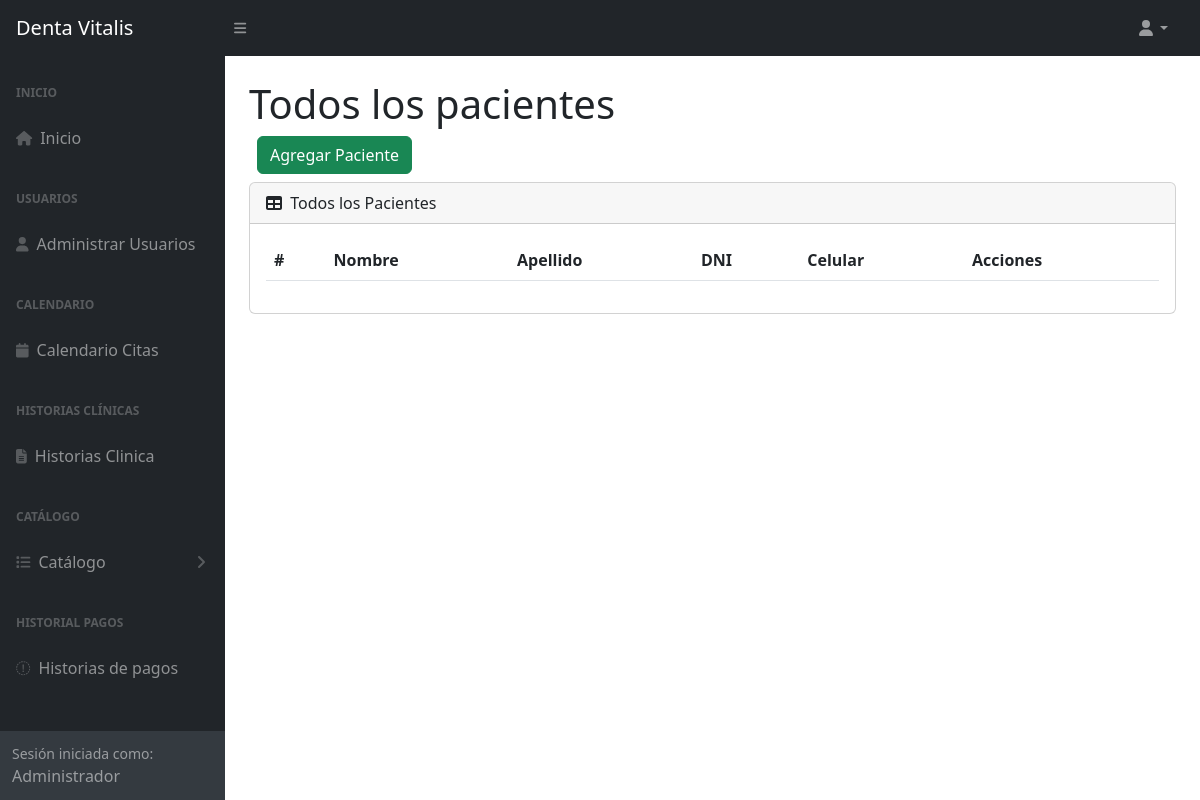
Before: /pacientes (signed in) with the older database file.
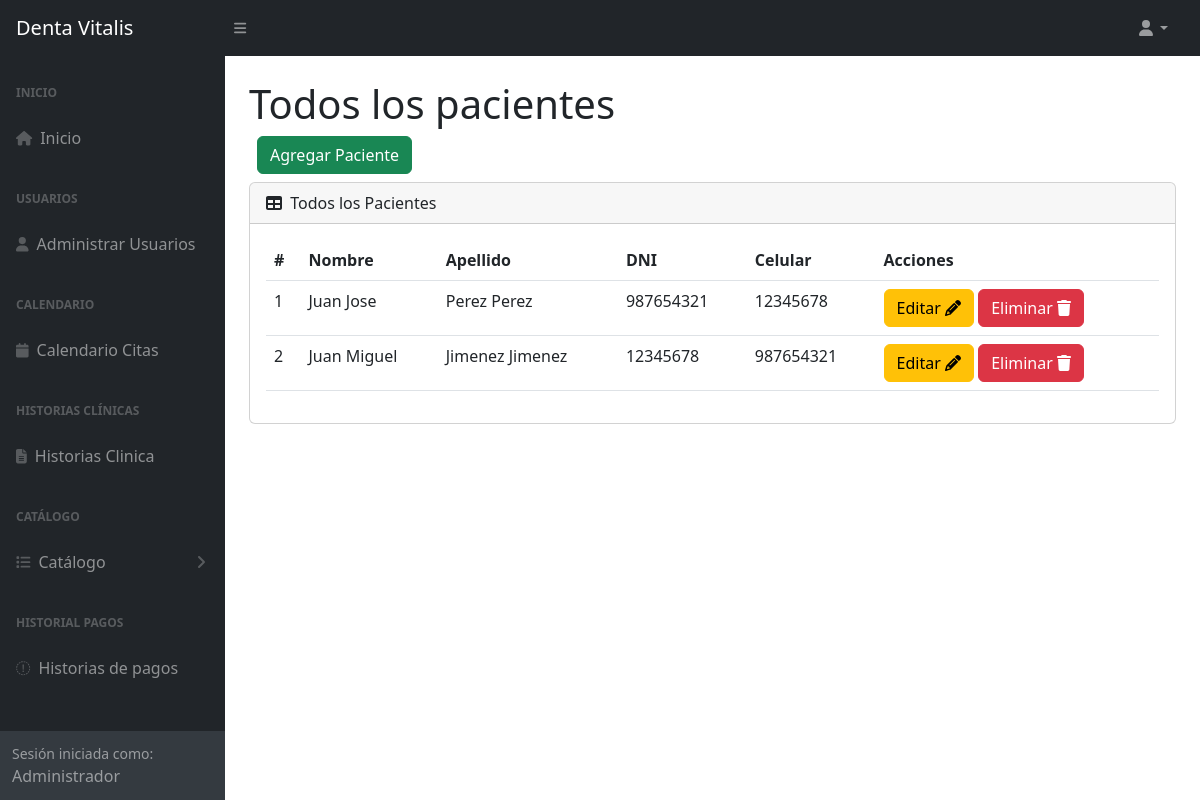
After: the same page with the newer database file.
### tables this page shows
CREATE TABLE `tba_paciente`  (
  `IdPaciente` int NOT NULL AUTO_INCREMENT,
  `NombrePaciente` varchar(100) NOT NULL,
  `ApellidoPaciente` varchar(100) NOT NULL,
  `DNIPaciente` int NOT NULL,
  `SexoPaciente` varchar(12) NULL DEFAULT NULL,
  `FechaNacimiento` date NULL DEFAULT NULL,
  `CelularPaciente` int NOT NULL,
  `DomicilioPaciente` varchar(255) NULL DEFAULT NULL,
  `CorreoPaciente` varchar(100) NULL DEFAULT NULL,
  `LugarNacimiento` varchar(80) NULL DEFAULT NULL,
  `GradoInstrucción` varchar(20) NULL DEFAULT NULL,
  `RazaPaciente` varchar(20) NULL DEFAULT NULL,
  `OcupacionPaciente` varchar(20) NULL DEFAULT NULL,
  `ReligionPaciente` varchar(20) NULL DEFAULT NULL,
  `EstadoCivil` varchar(20) NULL DEFAULT NULL,
  `NumeroContactoPaciente` int NULL DEFAULT NULL,
  `NombreContactoPaciente` varchar(100) NULL DEFAULT NULL,
  `UsuarioCreado` int NOT NULL,
  `UsuarioActualiza` int NOT NULL,
  `FechaCreacion` datetime NOT NULL,
  `FechaActualizacion` datetime NOT NULL,
  PRIMARY KEY (`IdPaciente`) USING BTREE
);

### controller/plantilla.controller.php (called while the page is built)
<?php
class ControllerPlantilla
{
  static public function ctrPlantilla()
  {
    include "view/plantilla.php";
  }
}

### index.php (called while the page is built, shortened)
<?php
require_once "controller/plantilla.controller.php";
require_once "controller/pacientes.controller.php";
require_once "controller/gastos.controller.php";
require_once "model/pacientes.model.php";
$plantilla = new ControllerPlantilla();
$plantilla -> ctrPlantilla();

### controller/pacientes.controller.php (called while the page is built, shortened)
<?php
class ControllerPacientes
{
  public static function ctrMostrarPacientes()
  {
    $tabla = "tba_paciente";
    $listaPacientes = ModelPacientes::mdlMostrarPacientes($tabla);
    return $listaPacientes;
  }
}

### model/conexion.php (called while the page is built)
<?php
class Conexion
{
  static public function conn()
  {
    $link = new PDO("mysql:host=localhost;dbname=db_dentaVitalis","root","");
		$link->exec("set names utf8");
		return $link;
  }
}

### model/pacientes.model.php (called while the page is built, shortened)
<?php
require_once "conexion.php";
class ModelPacientes
{
  public static function mdlMostrarPacientes($tabla)
  {
    $statement = Conexion::conn()->prepare("SELECT tba_paciente.IdPaciente, tba_paciente.NombrePaciente, tba_paciente.ApellidoPaciente, tba_paciente.DNIPaciente, tba_paciente.CelularPaciente FROM $tabla ORDER BY IdPaciente ASC");
    $statement -> execute();
    return $statement -> fetchAll();
  }
}

### view/modules/pacientes.php (the view, shortened to what this page needs)
</div>
        </div>
        <div class="sb-sidenav-footer">
          <div class="small">Sesión iniciada como:</div>
          <?php echo $_SESSION["nombreUsuario"] ?>
        </div>
      </nav>
    </div>
    <div id="layoutSidenav_content">
      <main class="bg">
        <div class="container-fluid px-4">
          <h1 class="mt-4">Todos los pacientes</h1>
          <div class="d-flex m-2">
            <button type="button" class="btn btn-success" data-bs-toggle="modal" data-bs-target="#modalAgregarPaciente">
              Agregar Paciente
            </button>
          </div>
          <div class="card mb-4">
            <div class="card-header">
              <i class="fas fa-table me-1"></i>
              Todos los Pacientes
            </div>
            <div class="card-body">
              <table id="datatablesSimple" class="data-table-Paciente table">
                <thead>
                  <tr>
                    <th>#</th>
                    <th>Nombre</th>
                    <th>Apellido</th>
                    <th>DNI</th>
                    <th>Celular</th>
                    <th>Acciones</th>
                  </tr>
                </thead>
                <tbody>
                  <?php
                  $listaPacientes = ControllerPacientes::ctrMostrarPacientes();
                  foreach ($listaPacientes as $key => $value)
                  {
                    echo
                    '<tr>
                      <td>'.($key + 1).'</td>
                      <td>'.$value["NombrePaciente"].'</td>
                      <td>'.$value["ApellidoPaciente"].'</td>
                      <td>'.$value["DNIPaciente"].'</td>
                      <td>'.$value["CelularPaciente"].'</td>
                      <td>
                        <button class="btn btn-warning btnEditarPaciente" codPaciente="'.$value["IdPaciente"].'" data-bs-toggle="modal" data-bs-target="#modalEditarpaciente">Editar <i class="fa-solid fa-pencil"></i></button>
                        <button class="btn btn-danger btnEliminarPaciente" codPaciente="'.$value["IdPaciente"].'">Eliminar <i class="fa-solid fa-trash"></i></button>
                      </td>
                    </tr>';
                  }
                  ?>
                </tbody>
              </table>
            </div>
          </div>
        </div>
      </main>
    </div>
  </div>

Changed rows visible on the page:
added tba_paciente: NombrePaciente "Juan Jose", ApellidoPaciente "Perez Perez", DNIPaciente "987654321", CelularPaciente "12345678"
added tba_paciente: NombrePaciente "Juan Miguel", ApellidoPaciente "Jimenez Jimenez", DNIPaciente "12345678", CelularPaciente "987654321"
